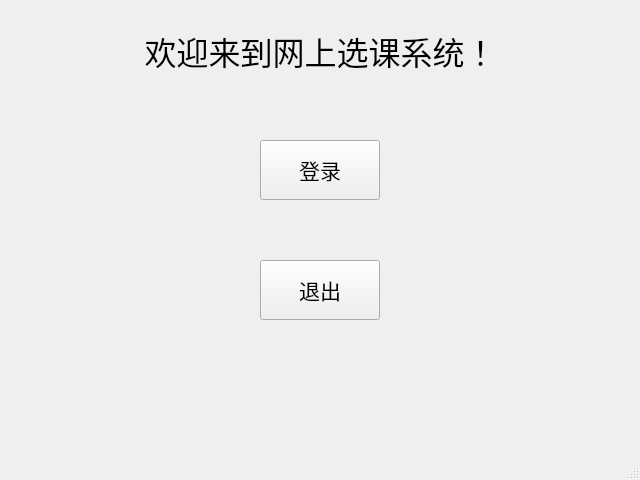
<?xml version="1.0" encoding="UTF-8"?>
<ui version="4.0">
 <class>MainWindow</class>
 <widget class="QMainWindow" name="MainWindow">
  <property name="geometry">
   <rect>
    <x>0</x>
    <y>0</y>
    <width>640</width>
    <height>480</height>
   </rect>
  </property>
  <property name="windowTitle">
   <string>网上选课系统</string>
  </property>
  <widget class="QWidget" name="centralwidget">
   <widget class="QLabel" name="label">
    <property name="geometry">
     <rect>
      <x>50</x>
      <y>10</y>
      <width>541</width>
      <height>81</height>
     </rect>
    </property>
    <property name="font">
     <font>
      <pointsize>24</pointsize>
      <bold>false</bold>
     </font>
    </property>
    <property name="autoFillBackground">
     <bool>false</bool>
    </property>
    <property name="text">
     <string>欢迎来到网上选课系统！</string>
    </property>
    <property name="alignment">
     <set>Qt::AlignCenter</set>
    </property>
   </widget>
   <widget class="QPushButton" name="loginButton">
    <property name="geometry">
     <rect>
      <x>260</x>
      <y>140</y>
      <width>120</width>
      <height>60</height>
     </rect>
    </property>
    <property name="font">
     <font>
      <pointsize>16</pointsize>
     </font>
    </property>
    <property name="text">
     <string>登录</string>
    </property>
   </widget>
   <widget class="QPushButton" name="exitButton">
    <property name="geometry">
     <rect>
      <x>260</x>
      <y>260</y>
      <width>120</width>
      <height>60</height>
     </rect>
    </property>
    <property name="font">
     <font>
      <pointsize>16</pointsize>
     </font>
    </property>
    <property name="text">
     <string>退出</string>
    </property>
   </widget>
  </widget>
  <widget class="QStatusBar" name="statusbar"/>
 </widget>
 <resources/>
 <connections/>
</ui>
